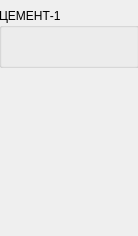
  <widget class="QWidget" name="dgroup_1" native="true">
   <property name="geometry">
    <rect>
     <x>817</x>
     <y>232</y>
     <width>138</width>
     <height>236</height>
    </rect>
   </property>
   <widget class="pyAnimation" name="dcement_1">
    <property name="geometry">
     <rect>
      <x>13</x>
      <y>-1</y>
      <width>113</width>
      <height>238</height>
     </rect>
    </property>
    <property name="contextMenuPolicy">
     <enum>Qt::CustomContextMenu</enum>
    </property>
    <property name="source">
     <url>
      <string>qrc:/concrete/dcement.mng</string>
     </url>
    </property>
    <property name="bounce">
     <bool>true</bool>
    </property>
    <widget class="pyAnimation" name="pyanimation_2">
     <property name="geometry">
      <rect>
       <x>40</x>
       <y>170</y>
       <width>30</width>
       <height>33</height>
      </rect>
     </property>
     <property name="running">
      <bool>true</bool>
     </property>
     <property name="source">
      <url>
       <string>qrc:/concrete/fillers-rain.mng</string>
      </url>
     </property>
     <property name="ceaseless">
      <bool>true</bool>
     </property>
     <property name="rewind">
      <bool>false</bool>
     </property>
    </widget>
    <widget class="QPushButton" name="open_11">
     <property name="geometry">
      <rect>
       <x>41</x>
       <y>80</y>
       <width>32</width>
       <height>32</height>
      </rect>
     </property>
     <property name="cursor">
      <cursorShape>PointingHandCursor</cursorShape>
     </property>
     <property name="text">
      <string/>
     </property>
     <property name="checkable">
      <bool>true</bool>
     </property>
     <property name="flat">
      <bool>true</bool>
     </property>
     <property name="style" stdset="0">
      <string>open</string>
     </property>
    </widget>
    <widget class="QPushButton" name="helper_7">
     <property name="geometry">
      <rect>
       <x>41</x>
       <y>120</y>
       <width>32</width>
       <height>32</height>
      </rect>
     </property>
     <property name="cursor">
      <cursorShape>PointingHandCursor</cursorShape>
     </property>
     <property name="text">
      <string/>
     </property>
     <property name="icon">
      <iconset resource="../../../../external/concretetheme/concrete.qrc">
       <normaloff>:/concrete/power.png</normaloff>:/concrete/power.png</iconset>
     </property>
     <property name="iconSize">
      <size>
       <width>24</width>
       <height>24</height>
      </size>
     </property>
     <property name="flat">
      <bool>true</bool>
     </property>
     <property name="style" stdset="0">
      <string/>
     </property>
    </widget>
    <widget class="QPushButton" name="helper_9">
     <property name="geometry">
      <rect>
       <x>27</x>
       <y>181</y>
       <width>54</width>
       <height>50</height>
      </rect>
     </property>
     <property name="cursor">
      <cursorShape>PointingHandCursor</cursorShape>
     </property>
     <property name="text">
      <string/>
     </property>
     <property name="icon">
      <iconset resource="../../../../external/concretetheme/concrete.qrc">
       <normaloff>:/concrete/attention.png</normaloff>:/concrete/attention.png</iconset>
     </property>
     <property name="iconSize">
      <size>
       <width>48</width>
       <height>48</height>
      </size>
     </property>
     <property name="flat">
      <bool>true</bool>
     </property>
     <property name="style" stdset="0">
      <string/>
     </property>
    </widget>
   </widget>
   <widget class="DosatorPanel" name="dosatorpanel">
    <property name="geometry">
     <rect>
      <x>-1</x>
      <y>8</y>
      <width>140</width>
      <height>60</height>
     </rect>
    </property>
    <property name="title">
     <string>ЦЕМЕНТ-1</string>
    </property>
   </widget>
  </widget>
